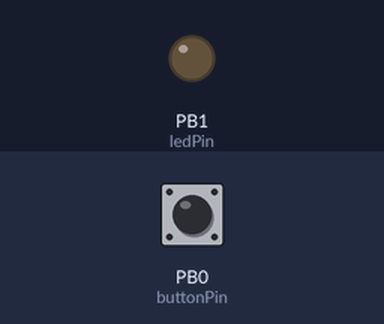
The sketch below on a simulated ATtiny85, built with avr-gcc and run on an emulated ATtiny85. Shown: output pins drawn as LEDs (lit = HIGH). The inputs (shaded band) are chosen by the test bench; at power-on: PB0 (buttonPin) LOW.

Above: at 2.5 s.
At 5.05 s:
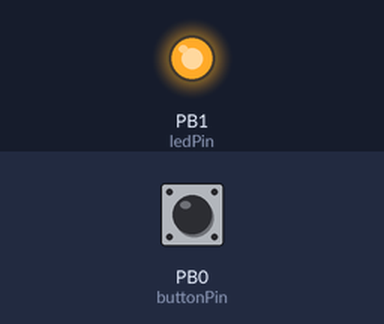
Timing chart, 0 to 6.6 s (numbered marks = the images above):
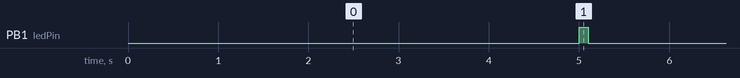

Measured:
- by itself, PB1 (ledPin): alternates HIGH for 0.10 s and LOW for 5.0 s

The sketch:

key_manager.ino
```cpp
#include "DigiKeyboard.h"

// Initialize Pins
const int  buttonPin = 0;
const int ledPin = 1;

// Initial Values

int buttonPushCounter = 0;   // counter for the number of button presses
int buttonState = 0;         // current state of the button
int lastButtonState = 0;     // previous state of the button

int starttime=0;
int endtime=0;
int count=0;
int temp = 5;

void setup() {
    pinMode(buttonPin, INPUT);
    pinMode(ledPin, OUTPUT);
}

int pushCount()
{
  while ((endtime - starttime) <=5000) // do this loop for up to 1000mS
  {
    buttonState = digitalRead(buttonPin); //Returns HIGH or LOW (true or false / 1 or 0).
    if (buttonState != lastButtonState)
    {
      if (buttonState==HIGH)
      {
        count = count+1;
        digitalWrite(ledPin, HIGH);
        digitalWrite(ledPin, LOW);
      }
      delay(40);
    }
    endtime = millis();
    lastButtonState = buttonState;
  }
  return count;

}
void loop()
{
  DigiKeyboard.sendKeyStroke(0);
  starttime = millis();
  endtime = starttime;
  count =0;
  count = pushCount();
//  DigiKeyboard.println(count);

  digitalWrite(ledPin, HIGH);
  delay(100);
  digitalWrite(ledPin, LOW);

  if (count == 1)
  {
    DigiKeyboard.println("Nikhil");
    DigiKeyboard.sendKeyStroke(KEY_ENTER);
  }
  if (count == 2)
  {
    DigiKeyboard.println("pass_1");
    DigiKeyboard.sendKeyStroke(KEY_ENTER);
  }
  if (count == 3)
  {
    DigiKeyboard.println("pass_2");
    DigiKeyboard.sendKeyStroke(KEY_ENTER);
  }
  if (count == 4)
  {
    DigiKeyboard.println("pass_3");
    DigiKeyboard.sendKeyStroke(KEY_ENTER);
  }

}
```
